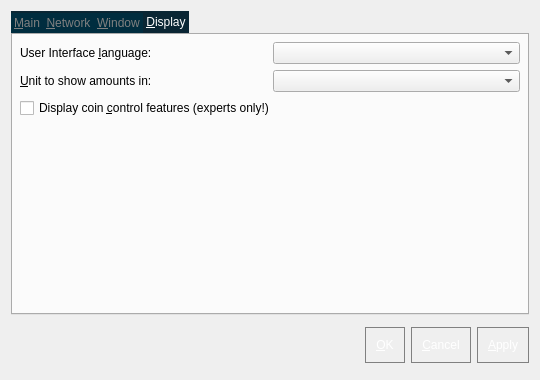
<?xml version="1.0" encoding="UTF-8"?>
<ui version="4.0">
 <class>OptionsDialog</class>
 <widget class="QDialog" name="OptionsDialog">
  <property name="geometry">
   <rect>
    <x>0</x>
    <y>0</y>
    <width>540</width>
    <height>380</height>
   </rect>
  </property>
  <property name="windowTitle">
   <string>Options</string>
  </property>
  <property name="styleSheet">
   <string notr="true">background:'#0a2634';</string>
  </property>
  <property name="modal">
   <bool>true</bool>
  </property>
  <layout class="QVBoxLayout" name="verticalLayout">
   <item>
    <widget class="QTabWidget" name="tabWidget">
     <property name="styleSheet">
      <string notr="true">QTabWidget{border:0px solid #0a2634;color:white;}
QTabBar{color:white;background:#0a2634;}
QTabBar::tab {
    background: #002d3f;
    border: 1px solid #002d3f;
    padding: 2px;
}

QTabBar::tab:selected{
    background: #0a2634;

}

QTabBar::tab:hover {
    background: #003750;border:0px;color:white;
}
QTabBar::tab:selected:hover {
    background: #0a2634;border:0px;
}
QTabBar::tab:selected {
    border-color: #0a2634;

}

QTabBar::tab:!selected {
    margin-top: 2px; /* make non-selected tabs look smaller */
color:gray;
}
QTabBar::tab:hover:!selected {
    margin-top: 2px; /* make non-selected tabs look smaller */
color:white;
}</string>
     </property>
     <property name="tabPosition">
      <enum>QTabWidget::North</enum>
     </property>
     <property name="currentIndex">
      <number>3</number>
     </property>
     <widget class="QWidget" name="tabMain">
      <attribute name="title">
       <string>&amp;Main</string>
      </attribute>
      <layout class="QVBoxLayout" name="verticalLayout_Main">
       <item>
        <widget class="QLabel" name="transactionFeeInfoLabel">
         <property name="text">
          <string>Optional transaction fee per kB that helps make sure your transactions are processed quickly. Most transactions are 1 kB. Fee 0.01 recommended.</string>
         </property>
         <property name="textFormat">
          <enum>Qt::PlainText</enum>
         </property>
         <property name="wordWrap">
          <bool>true</bool>
         </property>
        </widget>
       </item>
       <item>
        <layout class="QHBoxLayout" name="horizontalLayoutFee">
         <item>
          <widget class="QLabel" name="transactionFeeLabel">
           <property name="text">
            <string>Pay transaction &amp;fee</string>
           </property>
           <property name="textFormat">
            <enum>Qt::PlainText</enum>
           </property>
           <property name="buddy">
            <cstring>transactionFee</cstring>
           </property>
          </widget>
         </item>
         <item>
          <widget class="BitcoinAmountField" name="transactionFee"/>
         </item>
         <item>
          <spacer name="horizontalSpacerFee">
           <property name="orientation">
            <enum>Qt::Horizontal</enum>
           </property>
           <property name="sizeHint" stdset="0">
            <size>
             <width>40</width>
             <height>20</height>
            </size>
           </property>
          </spacer>
         </item>
        </layout>
       </item>
       <item>
        <widget class="QLabel" name="reserveBalanceInfoLabel">
         <property name="text">
          <string>Reserved amount does not participate in staking and is therefore spendable at any time.</string>
         </property>
         <property name="textFormat">
          <enum>Qt::PlainText</enum>
         </property>
         <property name="wordWrap">
          <bool>true</bool>
         </property>
        </widget>
       </item>
       <item>
        <layout class="QHBoxLayout" name="horizontalLayoutReserveBalance">
         <item>
          <widget class="QLabel" name="reserveBalanceLabel">
           <property name="text">
            <string>Reserve</string>
           </property>
           <property name="textFormat">
            <enum>Qt::PlainText</enum>
           </property>
           <property name="buddy">
            <cstring>reserveBalance</cstring>
           </property>
          </widget>
         </item>
         <item>
          <widget class="BitcoinAmountField" name="reserveBalance"/>
         </item>
         <item>
          <spacer name="horizontalSpacerReserveBalance">
           <property name="orientation">
            <enum>Qt::Horizontal</enum>
           </property>
           <property name="sizeHint" stdset="0">
            <size>
             <width>40</width>
             <height>20</height>
            </size>
           </property>
          </spacer>
         </item>
        </layout>
       </item>
       <item>
        <widget class="QCheckBox" name="bitcoinAtStartup">
         <property name="toolTip">
          <string>Automatically start Shard after logging in to the system.</string>
         </property>
         <property name="text">
          <string>&amp;Start Shard on system login</string>
         </property>
        </widget>
       </item>
      </layout>
     </widget>
     <widget class="QWidget" name="tabNetwork">
      <attribute name="title">
       <string>&amp;Network</string>
      </attribute>
      <layout class="QVBoxLayout" name="verticalLayout_Network">
       <item>
        <widget class="QCheckBox" name="mapPortUpnp">
         <property name="toolTip">
          <string>Automatically open the Shard client port on the router. This only works when your router supports UPnP and it is enabled.</string>
         </property>
         <property name="text">
          <string>Map port using &amp;UPnP</string>
         </property>
        </widget>
       </item>
       <item>
        <widget class="QCheckBox" name="connectSocks">
         <property name="toolTip">
          <string>Connect to the Shard network through a SOCKS5 proxy (e.g. when connecting through Tor).</string>
         </property>
         <property name="text">
          <string>&amp;Connect through SOCKS5 proxy:</string>
         </property>
        </widget>
       </item>
       <item>
        <layout class="QHBoxLayout" name="horizontalLayout_Network">
         <item>
          <widget class="QLabel" name="proxyIpLabel">
           <property name="text">
            <string>Proxy &amp;IP:</string>
           </property>
           <property name="textFormat">
            <enum>Qt::PlainText</enum>
           </property>
           <property name="buddy">
            <cstring>proxyIp</cstring>
           </property>
          </widget>
         </item>
         <item>
          <widget class="QValidatedLineEdit" name="proxyIp">
           <property name="maximumSize">
            <size>
             <width>140</width>
             <height>16777215</height>
            </size>
           </property>
           <property name="toolTip">
            <string>IP address of the proxy (e.g. 127.0.0.1)</string>
           </property>
           <property name="styleSheet">
            <string notr="true">background:#003750;
color:white;
padding:2px;
border-radius:5px;</string>
           </property>
          </widget>
         </item>
         <item>
          <widget class="QLabel" name="proxyPortLabel">
           <property name="text">
            <string>&amp;Port:</string>
           </property>
           <property name="textFormat">
            <enum>Qt::PlainText</enum>
           </property>
           <property name="buddy">
            <cstring>proxyPort</cstring>
           </property>
          </widget>
         </item>
         <item>
          <widget class="QLineEdit" name="proxyPort">
           <property name="maximumSize">
            <size>
             <width>55</width>
             <height>16777215</height>
            </size>
           </property>
           <property name="toolTip">
            <string>Port of the proxy (e.g. 9050)</string>
           </property>
           <property name="styleSheet">
            <string notr="true">background:#003750;
color:white;
padding:2px;
border-radius:5px;</string>
           </property>
          </widget>
         </item>
         <item>
          <spacer name="horizontalSpacer_Network">
           <property name="orientation">
            <enum>Qt::Horizontal</enum>
           </property>
           <property name="sizeHint" stdset="0">
            <size>
             <width>40</width>
             <height>20</height>
            </size>
           </property>
          </spacer>
         </item>
        </layout>
       </item>
       <item>
        <spacer name="verticalSpacer_Network">
         <property name="orientation">
          <enum>Qt::Vertical</enum>
         </property>
         <property name="sizeHint" stdset="0">
          <size>
           <width>20</width>
           <height>40</height>
          </size>
         </property>
        </spacer>
       </item>
      </layout>
     </widget>
     <widget class="QWidget" name="tabWindow">
      <attribute name="title">
       <string>&amp;Window</string>
      </attribute>
      <layout class="QVBoxLayout" name="verticalLayout_Window">
       <item>
        <widget class="QCheckBox" name="minimizeToTray">
         <property name="toolTip">
          <string>Show only a tray icon after minimizing the window.</string>
         </property>
         <property name="text">
          <string>&amp;Minimize to the tray instead of the taskbar</string>
         </property>
        </widget>
       </item>
       <item>
        <widget class="QCheckBox" name="minimizeOnClose">
         <property name="toolTip">
          <string>Minimize instead of exit the application when the window is closed. When this option is enabled, the application will be closed only after selecting Quit in the menu.</string>
         </property>
         <property name="text">
          <string>M&amp;inimize on close</string>
         </property>
        </widget>
       </item>
       <item>
        <spacer name="verticalSpacer_Window">
         <property name="orientation">
          <enum>Qt::Vertical</enum>
         </property>
         <property name="sizeHint" stdset="0">
          <size>
           <width>20</width>
           <height>40</height>
          </size>
         </property>
        </spacer>
       </item>
      </layout>
     </widget>
     <widget class="QWidget" name="tabDisplay">
      <attribute name="title">
       <string>&amp;Display</string>
      </attribute>
      <layout class="QVBoxLayout" name="verticalLayout_Display">
       <item>
        <layout class="QHBoxLayout" name="horizontalLayout_1_Display">
         <item>
          <widget class="QLabel" name="langLabel">
           <property name="text">
            <string>User Interface &amp;language:</string>
           </property>
           <property name="textFormat">
            <enum>Qt::PlainText</enum>
           </property>
           <property name="buddy">
            <cstring>lang</cstring>
           </property>
          </widget>
         </item>
         <item>
          <widget class="QValueComboBox" name="lang">
           <property name="toolTip">
            <string>The user interface language can be set here. This setting will take effect after restarting Shard.</string>
           </property>
          </widget>
         </item>
        </layout>
       </item>
       <item>
        <layout class="QHBoxLayout" name="horizontalLayout_2_Display">
         <item>
          <widget class="QLabel" name="unitLabel">
           <property name="text">
            <string>&amp;Unit to show amounts in:</string>
           </property>
           <property name="textFormat">
            <enum>Qt::PlainText</enum>
           </property>
           <property name="buddy">
            <cstring>unit</cstring>
           </property>
          </widget>
         </item>
         <item>
          <widget class="QValueComboBox" name="unit">
           <property name="toolTip">
            <string>Choose the default subdivision unit to show in the interface and when sending coins.</string>
           </property>
          </widget>
         </item>
        </layout>
       </item>
       <item>
        <widget class="QCheckBox" name="coinControlFeatures">
         <property name="toolTip">
          <string>Whether to show coin control features or not.</string>
         </property>
         <property name="text">
          <string>Display coin &amp;control features (experts only!)</string>
         </property>
        </widget>
       </item>
       <item>
        <spacer name="verticalSpacer_Display">
         <property name="orientation">
          <enum>Qt::Vertical</enum>
         </property>
         <property name="sizeHint" stdset="0">
          <size>
           <width>20</width>
           <height>40</height>
          </size>
         </property>
        </spacer>
       </item>
      </layout>
     </widget>
    </widget>
   </item>
   <item>
    <layout class="QHBoxLayout" name="horizontalLayout_Buttons">
     <item>
      <spacer name="horizontalSpacer_1">
       <property name="orientation">
        <enum>Qt::Horizontal</enum>
       </property>
       <property name="sizeHint" stdset="0">
        <size>
         <width>40</width>
         <height>48</height>
        </size>
       </property>
      </spacer>
     </item>
     <item>
      <widget class="QLabel" name="statusLabel">
       <property name="font">
        <font>
         <weight>75</weight>
         <bold>true</bold>
        </font>
       </property>
       <property name="text">
        <string/>
       </property>
       <property name="textFormat">
        <enum>Qt::PlainText</enum>
       </property>
       <property name="wordWrap">
        <bool>true</bool>
       </property>
      </widget>
     </item>
     <item>
      <spacer name="horizontalSpacer_2">
       <property name="orientation">
        <enum>Qt::Horizontal</enum>
       </property>
       <property name="sizeHint" stdset="0">
        <size>
         <width>40</width>
         <height>48</height>
        </size>
       </property>
      </spacer>
     </item>
     <item>
      <widget class="QPushButton" name="okButton">
       <property name="styleSheet">
        <string notr="true">QPushButton { 
 background-color: &quot;#002d3f&quot;;
	border:1px solid gray;
	color:white;
	outline: none;
	padding:10px;
}

QPushButton:pressed {
   background-color: &quot;#002d3f&quot;;
border:1px solid gray;
	color:white;

}
QPushButton:focus:pressed { 
    background: &quot;#003750&quot;;
	border:1px solid #0adbf0;
	color:white;

 }
QPushButton:focus { 
   background-color: &quot;#002d3f&quot;;
	border:1px solid gray;
	color:white;

}
QPushButton:hover {
     background-color: &quot;#002d3f&quot;;
	border:1px solid #0adbf0;
 }
QPushButton:checked { 
     background-color: &quot;#002d3f&quot;;
border:1px solid gray;
	color:white;

 }
QPushButton:disabled { 
    background:'#0a2634';
color:gray;
border:1px solid gray;
 }
</string>
       </property>
       <property name="text">
        <string>&amp;OK</string>
       </property>
      </widget>
     </item>
     <item>
      <widget class="QPushButton" name="cancelButton">
       <property name="styleSheet">
        <string notr="true">QPushButton { 
 background-color: &quot;#002d3f&quot;;
	border:1px solid gray;
	color:white;
	outline: none;
	padding:10px;
}

QPushButton:pressed {
   background-color: &quot;#002d3f&quot;;
border:1px solid gray;
	color:white;

}
QPushButton:focus:pressed { 
    background: &quot;#003750&quot;;
	border:1px solid #0adbf0;
	color:white;

 }
QPushButton:focus { 
   background-color: &quot;#002d3f&quot;;
	border:1px solid gray;
	color:white;

}
QPushButton:hover {
     background-color: &quot;#002d3f&quot;;
	border:1px solid #0adbf0;
 }
QPushButton:checked { 
     background-color: &quot;#002d3f&quot;;
border:1px solid gray;
	color:white;

 }
QPushButton:disabled { 
    background:'#0a2634';
color:gray;
border:1px solid gray;
 }
</string>
       </property>
       <property name="text">
        <string>&amp;Cancel</string>
       </property>
       <property name="autoDefault">
        <bool>false</bool>
       </property>
      </widget>
     </item>
     <item>
      <widget class="QPushButton" name="applyButton">
       <property name="styleSheet">
        <string notr="true">QPushButton { 
 background-color: &quot;#002d3f&quot;;
	border:1px solid gray;
	color:white;
	outline: none;
	padding:10px;
}

QPushButton:pressed {
   background-color: &quot;#002d3f&quot;;
border:1px solid gray;
	color:white;

}
QPushButton:focus:pressed { 
    background: &quot;#003750&quot;;
	border:1px solid #0adbf0;
	color:white;

 }
QPushButton:focus { 
   background-color: &quot;#002d3f&quot;;
	border:1px solid gray;
	color:white;

}
QPushButton:hover {
     background-color: &quot;#002d3f&quot;;
	border:1px solid #0adbf0;
 }
QPushButton:checked { 
     background-color: &quot;#002d3f&quot;;
border:1px solid gray;
	color:white;

 }
QPushButton:disabled { 
    background:'#0a2634';
color:gray;
border:1px solid gray;
 }
</string>
       </property>
       <property name="text">
        <string>&amp;Apply</string>
       </property>
       <property name="autoDefault">
        <bool>false</bool>
       </property>
      </widget>
     </item>
    </layout>
   </item>
  </layout>
 </widget>
 <customwidgets>
  <customwidget>
   <class>BitcoinAmountField</class>
   <extends>QSpinBox</extends>
   <header>bitcoinamountfield.h</header>
   <container>1</container>
  </customwidget>
  <customwidget>
   <class>QValidatedLineEdit</class>
   <extends>QLineEdit</extends>
   <header>qvalidatedlineedit.h</header>
  </customwidget>
  <customwidget>
   <class>QValueComboBox</class>
   <extends>QComboBox</extends>
   <header>qvaluecombobox.h</header>
  </customwidget>
 </customwidgets>
 <resources/>
 <connections/>
</ui>
